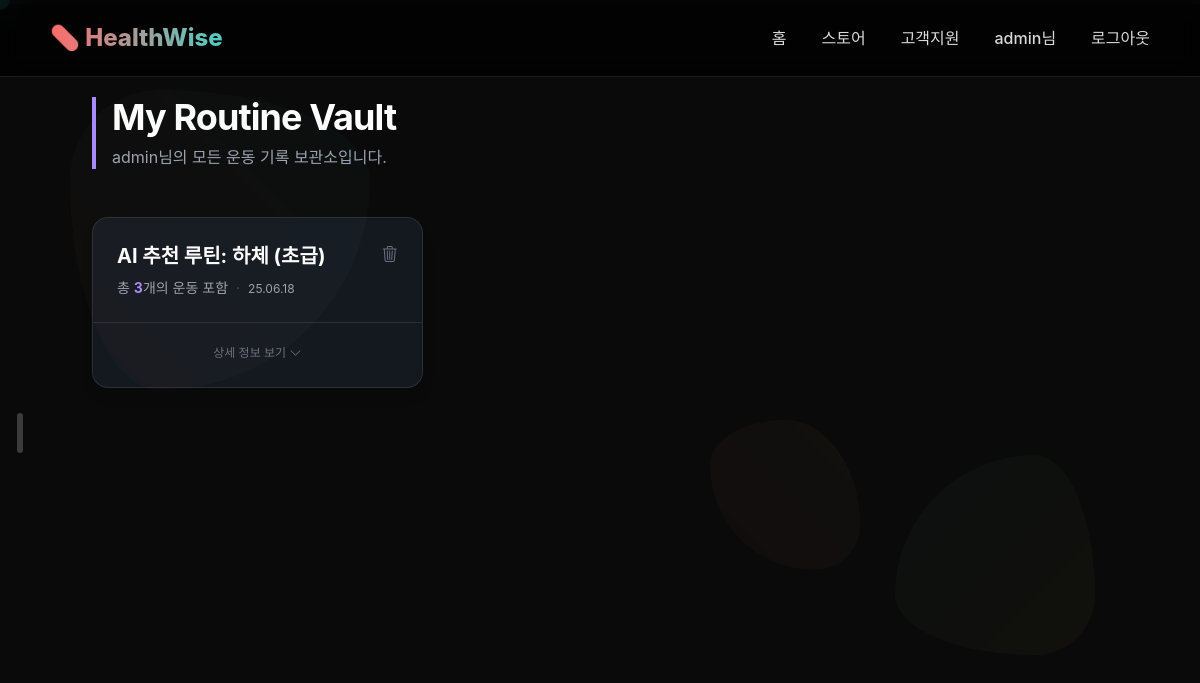
Page /routine/my-routines/ (signed in) on the committed database.
### routine/models.py (models this page shows, shortened)
class Routine(models.Model):
    user = models.ForeignKey(settings.AUTH_USER_MODEL, on_delete=models.CASCADE, related_name='routines')
    name = models.CharField(max_length=100)
    exercises = models.ManyToManyField('Exercise', through='RoutineExercise', related_name='exercise_routines')
    created_at = models.DateTimeField(auto_now_add=True)

### routine/views.py (the view)
# urls.py: path('my-routines/', views.my_routines_view, name='my_routines'),
@login_required
def my_routines_view(request):
    user_routines = Routine.objects.filter(user=request.user).order_by('-created_at')
    context = {'routines': user_routines, 'active_menu': 'routine_list'}
    return render(request, 'routine/my_routines.html', context)

### routine/templates/routine/my_routines.html (shortened to what this page needs)
{% extends 'web/dashboard_sliding_base.html' %}
{% block page_content %}
<script src="https://cdn.tailwindcss.com"></script>
<div class="p-4 sm:p-8">
    <header class="text-left mb-12">
        <div class="border-l-4 border-violet-400 pl-4">
            <h1 class="text-3xl sm:text-4xl font-bold tracking-tight text-white">My Routine Vault</h1>
            <p class="text-md text-gray-400 mt-2">{{ user.username }}님의 모든 운동 기록 보관소입니다.</p>
        </div>
    </header>
    {% if routines %}
        <div class="grid grid-cols-1 md:grid-cols-2 lg:grid-cols-3 gap-8">
            {% for routine in routines %}
                <div class="routine-card flex flex-col bg-gray-800/50 backdrop-blur-sm border border-white/10 rounded-2xl shadow-lg transition-all duration-300 hover:border-violet-500/50 hover:shadow-2xl hover:shadow-violet-500/10">
                    <a href="{% url 'routine:routine_plan_detail' routine.id %}" class="block p-6 flex-grow no-underline">
                        <div class="flex justify-between items-start">
                            <h2 class="text-xl font-bold text-white mb-2">{{ routine.name }}</h2>
                            <form id="delete-form-{{ routine.id }}" method="post" action="{% url 'routine:delete_routine' routine.id %}" class="inline">
                                <button type="button" onclick="confirmDelete(event, '{{ routine.id }}')" class="text-gray-500 hover:text-red-400 transition-colors" title="삭제하기"><i class="bi bi-trash3"></i></button>
                            </form>
                        </div>
                        <p class="text-sm text-gray-400">총 <span class="font-bold text-violet-400">{{ routine.exercises.count }}</span>개의 운동 포함<span class="mx-2 text-gray-600">·</span><span class="text-xs">{{ routine.created_at|date:"y.m.d" }}</span></p>
                    </a>
                    <div class="card-footer text-center mt-auto p-6 pt-4 border-t border-white/10">
                        <span class="text-xs text-gray-500"> 상세 정보 보기 <i class="bi bi-chevron-down reveal-icon inline-block"></i></span>
                    </div>
                </div>
            {% endfor %}
        </div>
    {% endif %}
</div>
{% endblock %}

### web/templates/web/_header.html (shortened to what this page needs)
<nav>
    <div class="nav-container">
        <a href="/" class="logo" style="text-decoration: none;">💊 HealthWise</a>
        <ul class="nav-menu">
            <li><a href="/" class="nav-item">홈</a></li>
            <li><a href="{% url 'store:home' %}" class="nav-item">스토어</a></li>
            <li><a href="#" class="nav-item">고객지원</a></li>
            {% if user.is_authenticated %}
                <li style="padding: 5px 0; color: rgba(255, 255, 255, 0.85); font-weight: 500;"> {{ user.username }}님</li>
                <li>
                    <form id="logout-form" method="post" action="{% url 'accounts:logout' %}" style="display: inline;">
                        <button type="submit" class="nav-item" style="background: none; border: none; color: rgba(255, 255, 255, 0.85); cursor: pointer; padding: 5px 0; font-size: 1rem; font-weight: 500; font-family: inherit;">로그아웃</button>
                    </form>
                </li>
            {% else %}
                <li><a href="{% url 'accounts:login' %}" class="nav-item">로그인</a></li>
                <li><a href="{% url 'accounts:signup' %}" class="nav-item">회원가입</a></li>
            {% endif %}
        </ul>
    </div>
</nav>

### web/templates/base.html (style rules this page uses)
* { margin: 0; padding: 0; box-sizing: border-box; }
body { font-family: 'Pretendard', -apple-system, BlinkMacSystemFont, sans-serif; background: #000; color: #fff; overflow-x: hidden; }
nav { position: fixed; top: 0; width: 100%; padding: 20px 50px; background: rgba(0, 0, 0, 0.8); backdrop-filter: blur(10px); z-index: 10000; border-bottom: 1px solid rgba(255, 255, 255, 0.1); }
.nav-container { display: flex; justify-content: space-between; align-items: center; }
.logo { font-size: 24px; font-weight: 800; background: linear-gradient(90deg, #ff6b6b, #4ecdc4); -webkit-background-clip: text; background-clip: text; -webkit-text-fill-color: transparent; }
.nav-menu { list-style: none; display: flex; align-items: center; gap: 35px; margin-left: auto; }
.nav-menu a.nav-item { color: rgba(255, 255, 255, 0.85); text-decoration: none; font-size: 1rem; font-weight: 500; padding: 5px 0; position: relative; transition: color 0.3s ease; }
.nav-menu a.nav-item::after { content: ''; position: absolute; width: 0; height: 2px; bottom: 0; left: 50%; transform: translateX(-50%); background-color: #4ecdc4; transition: width 0.3s ease; }
button, a, .indicator { cursor: pointer; }

### web/templates/web/dashboard_sliding_base.html (style rules this page uses)
body { background: #0a0a0a !important; color: rgba(255, 255, 255, 0.8) !important; overflow: auto !important; cursor: auto !important; }

### routine/templates/routine/my_routines.html (style rules this page uses)
.card-footer { transition: opacity 0.3s ease-in-out; }
.reveal-icon { transition: transform 0.3s ease-in-out; }

### rows in the picture
Routine: name "AI 추천 루틴: 하체 (초급)", exercises.count "3", created_at "25.06.18"

### other values in the picture
{{ user.username }} "admin"
